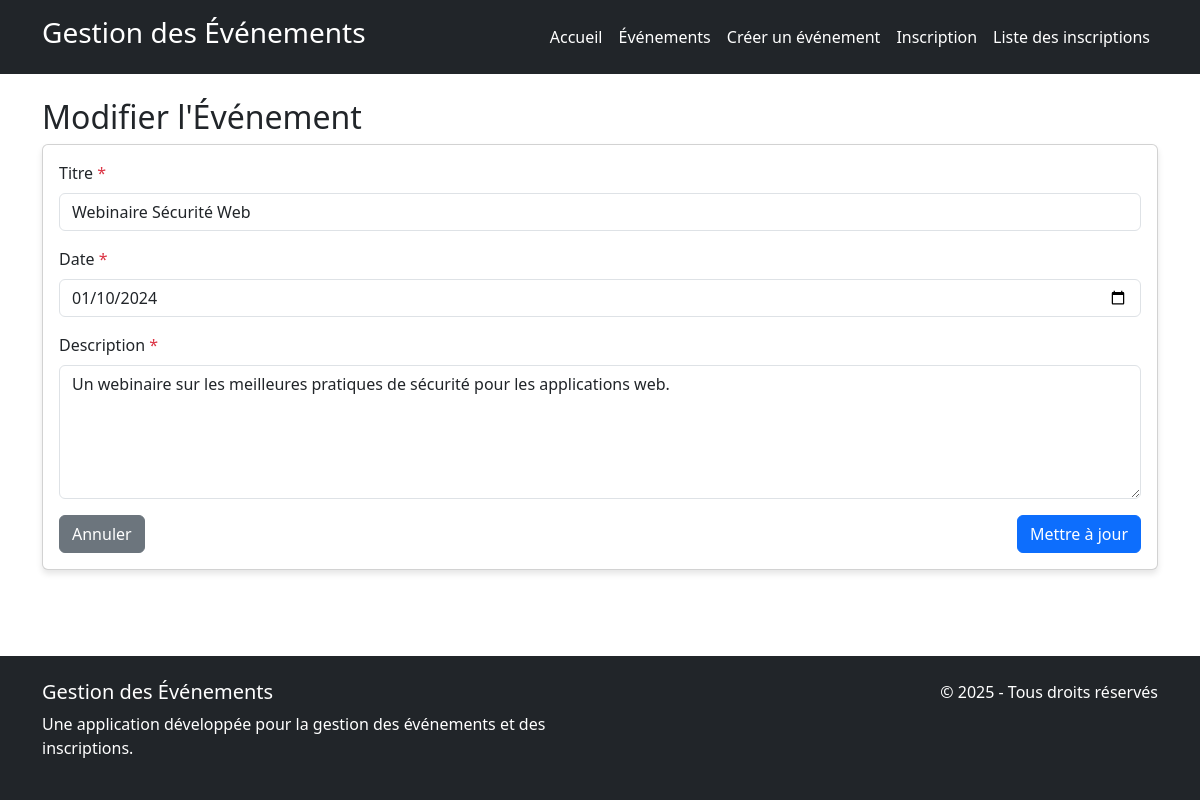
The page /views/events/edit_event.php?id=3 on the database its author committed.
### tables this page shows
CREATE TABLE IF NOT EXISTS events (
    id INT AUTO_INCREMENT PRIMARY KEY,
    titre VARCHAR(255) NOT NULL,
    date_evenement DATE NOT NULL,
    description TEXT NOT NULL
);

### config/database.php (called while the page is built)
<?php
class Database {
    private $host = "localhost";
    private $dbname = "gestion_evenements";
    private $username = "root";
    private $password = "";
    private $conn;
    public function __construct() {
        try {
            $this->conn = new PDO(
                "mysql:host={$this->host};dbname={$this->dbname}",
                $this->username,
                $this->password
            );
            $this->conn->setAttribute(PDO::ATTR_ERRMODE, PDO::ERRMODE_EXCEPTION);
            $this->conn->setAttribute(PDO::ATTR_DEFAULT_FETCH_MODE, PDO::FETCH_ASSOC);
        } catch(PDOException $e) {
            error_log("Database Connection Error: " . $e->getMessage());
            throw new Exception("Une erreur de connexion à la base de données est survenue.");
        }
    }
    public function getConnection() {
        return $this->conn;
    }
}
?>

### models/EventModel.php (called while the page is built, shortened)
<?php
require_once __DIR__ . '/../config/Database.php';
class EventModel {
    private $conn;
    private $table = "events";
    public function __construct() {
        $database = new Database();
        $this->conn = $database->getConnection();
    }
    public function readOne($id) {
        try {
            $query = "SELECT * FROM {$this->table} WHERE id = :id";
            $stmt = $this->conn->prepare($query);
            $stmt->bindParam(':id', $id);
            $stmt->execute();
            return $stmt->fetch();
        } catch (PDOException $e) {
            error_log("EventModel::readOne Error: " . $e->getMessage());
            throw new Exception("Une erreur est survenue lors de la récupération de l'événement.");
        }
    }
}
?>

### models/InscriptionModel.php (called while the page is built, shortened)
<?php
require_once __DIR__ . '/../config/Database.php';
class InscriptionModel {
    public function __construct() {
        $database = new Database();
    }
}
?>

### controllers/EventController.php (called while the page is built, shortened)
<?php
require_once __DIR__ . '/../models/EventModel.php';
require_once __DIR__ . '/../models/InscriptionModel.php';
class EventController {
    private $eventModel;
    public function __construct() {
        $this->eventModel = new EventModel();
    }
    public function getEvent($id) {
        try {
            $event = $this->eventModel->readOne($id);
            if ($event) {
                return [
                    'status' => 'success',
                    'event' => $event
                ];
            } else {
                return [
                    'status' => 'error',
                    'message' => 'Événement non trouvé.'
                ];
            }
        } catch (Exception $e) {
            return [
                'status' => 'error',
                'message' => $e->getMessage()
            ];
        }
    }
}
?>

### views/events/edit_event.php (the view, shortened to what this page needs)
<?php
require_once __DIR__ . '/../../controllers/EventController.php';
$event_id = (int)$_GET['id'];
$eventController = new EventController();
$eventData = $eventController->getEvent($event_id);
$event = $eventData['event'];
$errors = [];
require_once __DIR__ . '/../layout/header.php';
?>
<h2>Modifier l'Événement</h2>
<div class="card">
    <div class="card-body">
        <form method="POST" action="edit_event.php?id=<?= $event_id ?>">
            <div class="mb-3">
                <label for="titre" class="form-label">Titre <span class="text-danger">*</span></label>
                <input type="text" class="form-control <?= isset($errors['titre']) ? 'is-invalid' : '' ?>" id="titre" name="titre" value="<?= htmlspecialchars($event['titre']) ?>" required>
            </div>
            <div class="mb-3">
                <label for="date_evenement" class="form-label">Date <span class="text-danger">*</span></label>
                <input type="date" class="form-control <?= isset($errors['date_evenement']) ? 'is-invalid' : '' ?>" id="date_evenement" name="date_evenement" value="<?= htmlspecialchars($event['date_evenement']) ?>" required>
            </div>
            <div class="mb-3">
                <label for="description" class="form-label">Description <span class="text-danger">*</span></label>
                <textarea class="form-control <?= isset($errors['description']) ? 'is-invalid' : '' ?>" id="description" name="description" rows="5" required><?= htmlspecialchars($event['description']) ?></textarea>
            </div>
            <div class="d-flex justify-content-between">
                <a href="list_events.php" class="btn btn-secondary">Annuler</a>
                <button type="submit" class="btn btn-primary">Mettre à jour</button>
            </div>
        </form>
    </div>
</div>
<?php
require_once __DIR__ . '/../layout/footer.php';
?>

### public/css/style.css (style rules this page uses)
body { display: flex; flex-direction: column; min-height: 100vh; }
.card { margin-bottom: 20px; box-shadow: 0 4px 6px rgba(0, 0, 0, 0.1); }

### rows shown on the page
events: titre "Webinaire Sécurité Web", date_evenement "01/10/2024", description "Un webinaire sur les meilleures pratiques de sécurité pour les applications web."
